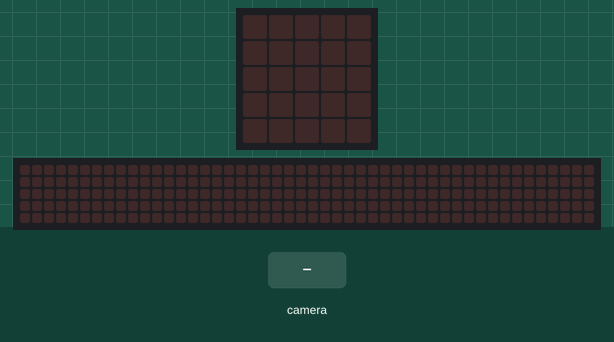
This program was run on a simulated BBC micro:bit (MakeCode). Parts: the board's 5×5 LED display, a strip that is not on the board, showing the scrolling text unrolled. The test bench sets the inputs (shaded band). The 48×5 strip is a reading aid, not a part: it shows the text the display is scrolling, unrolled, one strip-width of it at a time.

Above: at 1.2 s.
1.3 s: the camera recognises learned object ID1 for 2 s
At 1.52 s:
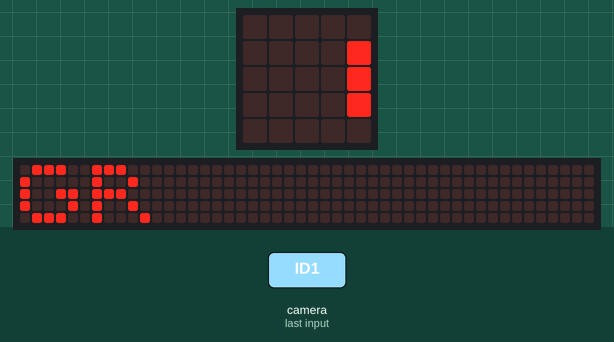
At 3.85 s:
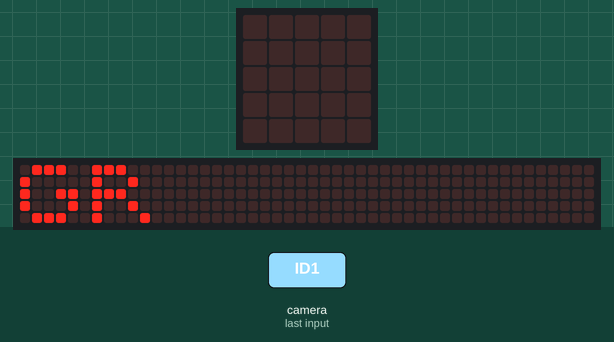
Timing chart, 0 to 5.3 s (numbered marks = the images above; inputs shaded):
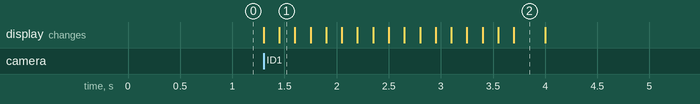

The program:

main.ts
```typescript
huskylens.initI2c()
basic.forever(function () {
    if (huskylens.isAppear_s(HUSKYLENSResultType_t.HUSKYLENSResultBlock)) {
        if (huskylens.isLearned(1)) {
            basic.showString("GR")
        } else if (huskylens.isLearned(2)) {
            basic.showString("GE")
        } else if (huskylens.isLearned(3)) {
            basic.showString("B")
        } else if (huskylens.isLearned(4)) {
            basic.showString("R")
        } else {
            basic.showLeds(`
                # . . . .
                . # . . .
                . . # . .
                . . . # .
                . . . . #
                `)
        }
    }
})
```

test.ts
```typescript
// tests gaan hier; deze zal niet worden gecompileerd wanneer dit pakket wordt gebruikt als extensie.
```

Measured:
- after the input at 1.3 s, the display: first changes at once (image 1 shows a later state)
